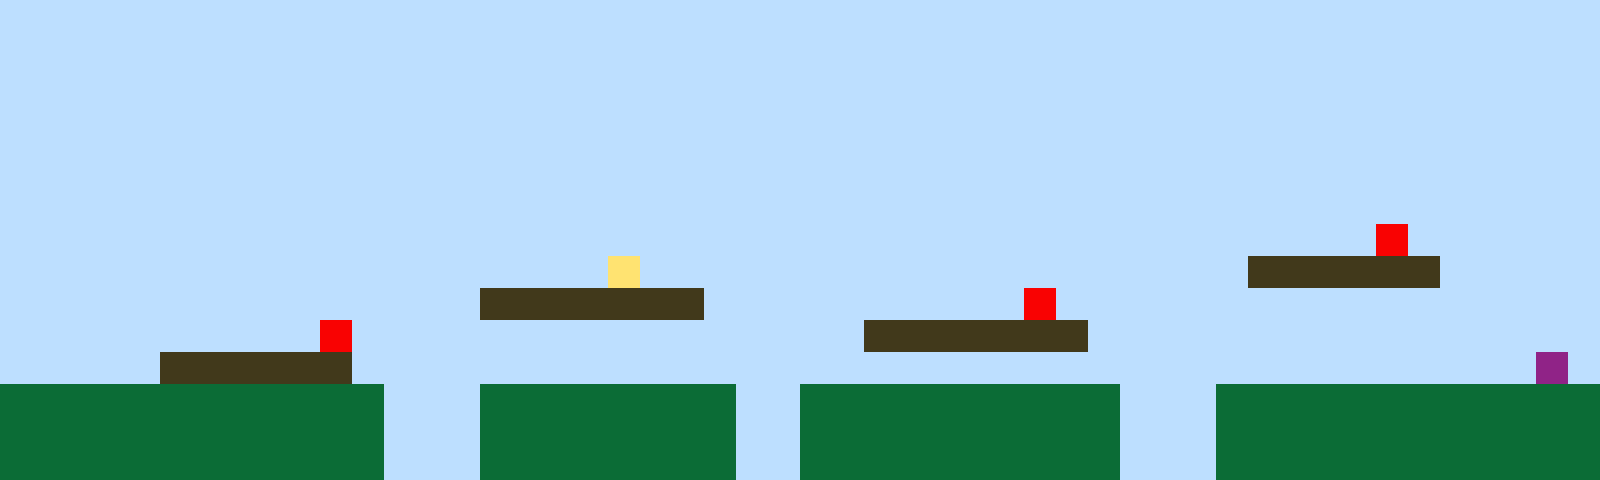

This game map was drawn from its Tiled (.tmx) file and the tilesets committed beside it. A one-line description and the full map source follow:
An orthogonal 50x15 tile map with 32x32 px tiles, 1 tile layer (Tile Layer 1).

<map version="1.10" tiledversion="1.11.2" orientation="orthogonal" renderorder="right-up" width="50" height="15" tilewidth="32" tileheight="32" infinite="0" nextlayerid="2" nextobjectid="1"><editorsettings><export target="map1.csv" format="csv" /></editorsettings><tileset firstgid="1" name="sprites" tilewidth="32" tileheight="32" tilecount="6" columns="3"><image source="sprites.png" width="96" height="64" /></tileset><layer id="1" name="Tile Layer 1" width="50" height="15"><data encoding="csv">1,1,1,1,1,1,1,1,1,1,1,1,1,1,1,1,1,1,1,1,1,1,1,1,1,1,1,1,1,1,1,1,1,1,1,1,1,1,1,1,1,1,1,1,1,1,1,1,1,1,1,1,1,1,1,1,1,1,1,1,1,1,1,1,1,1,1,1,1,1,1,1,1,1,1,1,1,1,1,1,1,1,1,1,1,1,1,1,1,1,1,1,1,1,1,1,1,1,1,1,1,1,1,1,1,1,1,1,1,1,1,1,1,1,1,1,1,1,1,1,1,1,1,1,1,1,1,1,1,1,1,1,1,1,1,1,1,1,1,1,1,1,1,1,1,1,1,1,1,1,1,1,1,1,1,1,1,1,1,1,1,1,1,1,1,1,1,1,1,1,1,1,1,1,1,1,1,1,1,1,1,1,1,1,1,1,1,1,1,1,1,1,1,1,1,1,1,1,1,1,1,1,1,1,1,1,1,1,1,1,1,1,1,1,1,1,1,1,1,1,1,1,1,1,1,1,1,1,1,1,1,1,1,1,1,1,1,1,1,1,1,1,1,1,1,1,1,1,1,1,1,1,1,1,1,1,1,1,1,1,1,1,1,1,1,1,1,1,1,1,1,1,1,1,1,1,1,1,1,1,1,1,1,1,1,1,1,1,1,1,1,1,1,1,1,1,1,1,1,1,1,1,1,1,1,1,1,1,1,1,1,1,1,1,1,1,1,1,1,1,1,1,1,1,1,1,1,1,1,1,1,1,1,1,1,1,1,1,1,1,1,1,1,1,1,1,1,1,1,1,1,1,1,1,1,1,1,1,1,1,1,1,1,1,1,1,1,1,1,1,1,1,1,1,1,1,1,1,1,1,1,1,1,1,1,1,1,1,1,1,1,1,1,5,1,1,1,1,1,1,1,1,1,1,1,1,1,1,1,1,1,1,1,1,1,1,1,1,1,4,1,1,1,1,1,1,1,1,1,1,1,1,1,1,1,1,1,1,1,3,3,3,3,3,3,1,1,1,1,1,1,1,1,1,1,1,1,1,1,1,1,1,1,1,1,3,3,3,3,3,3,3,1,1,1,1,1,1,1,1,1,1,5,1,1,1,1,1,1,1,1,1,1,1,1,1,1,1,1,1,1,1,1,1,1,1,1,1,1,1,5,1,1,1,1,1,1,1,1,1,1,1,1,1,1,1,1,3,3,3,3,3,3,3,1,1,1,1,1,1,1,1,1,1,1,1,1,1,1,1,1,1,1,1,1,3,3,3,3,3,3,1,1,1,1,1,1,1,1,1,1,1,1,1,1,1,1,1,1,1,1,1,1,1,1,1,1,1,1,1,1,1,1,1,1,1,1,1,6,1,2,2,2,2,2,2,2,2,2,2,2,2,1,1,1,2,2,2,2,2,2,2,2,1,1,2,2,2,2,2,2,2,2,2,2,1,1,1,2,2,2,2,2,2,2,2,2,2,2,2,2,2,2,2,2,2,2,2,2,2,2,2,1,1,1,2,2,2,2,2,2,2,2,1,1,2,2,2,2,2,2,2,2,2,2,1,1,1,2,2,2,2,2,2,2,2,2,2,2,2,2,2,2,2,2,2,2,2,2,2,2,2,1,1,1,2,2,2,2,2,2,2,2,1,1,2,2,2,2,2,2,2,2,2,2,1,1,1,2,2,2,2,2,2,2,2,2,2,2,2</data></layer></map>
